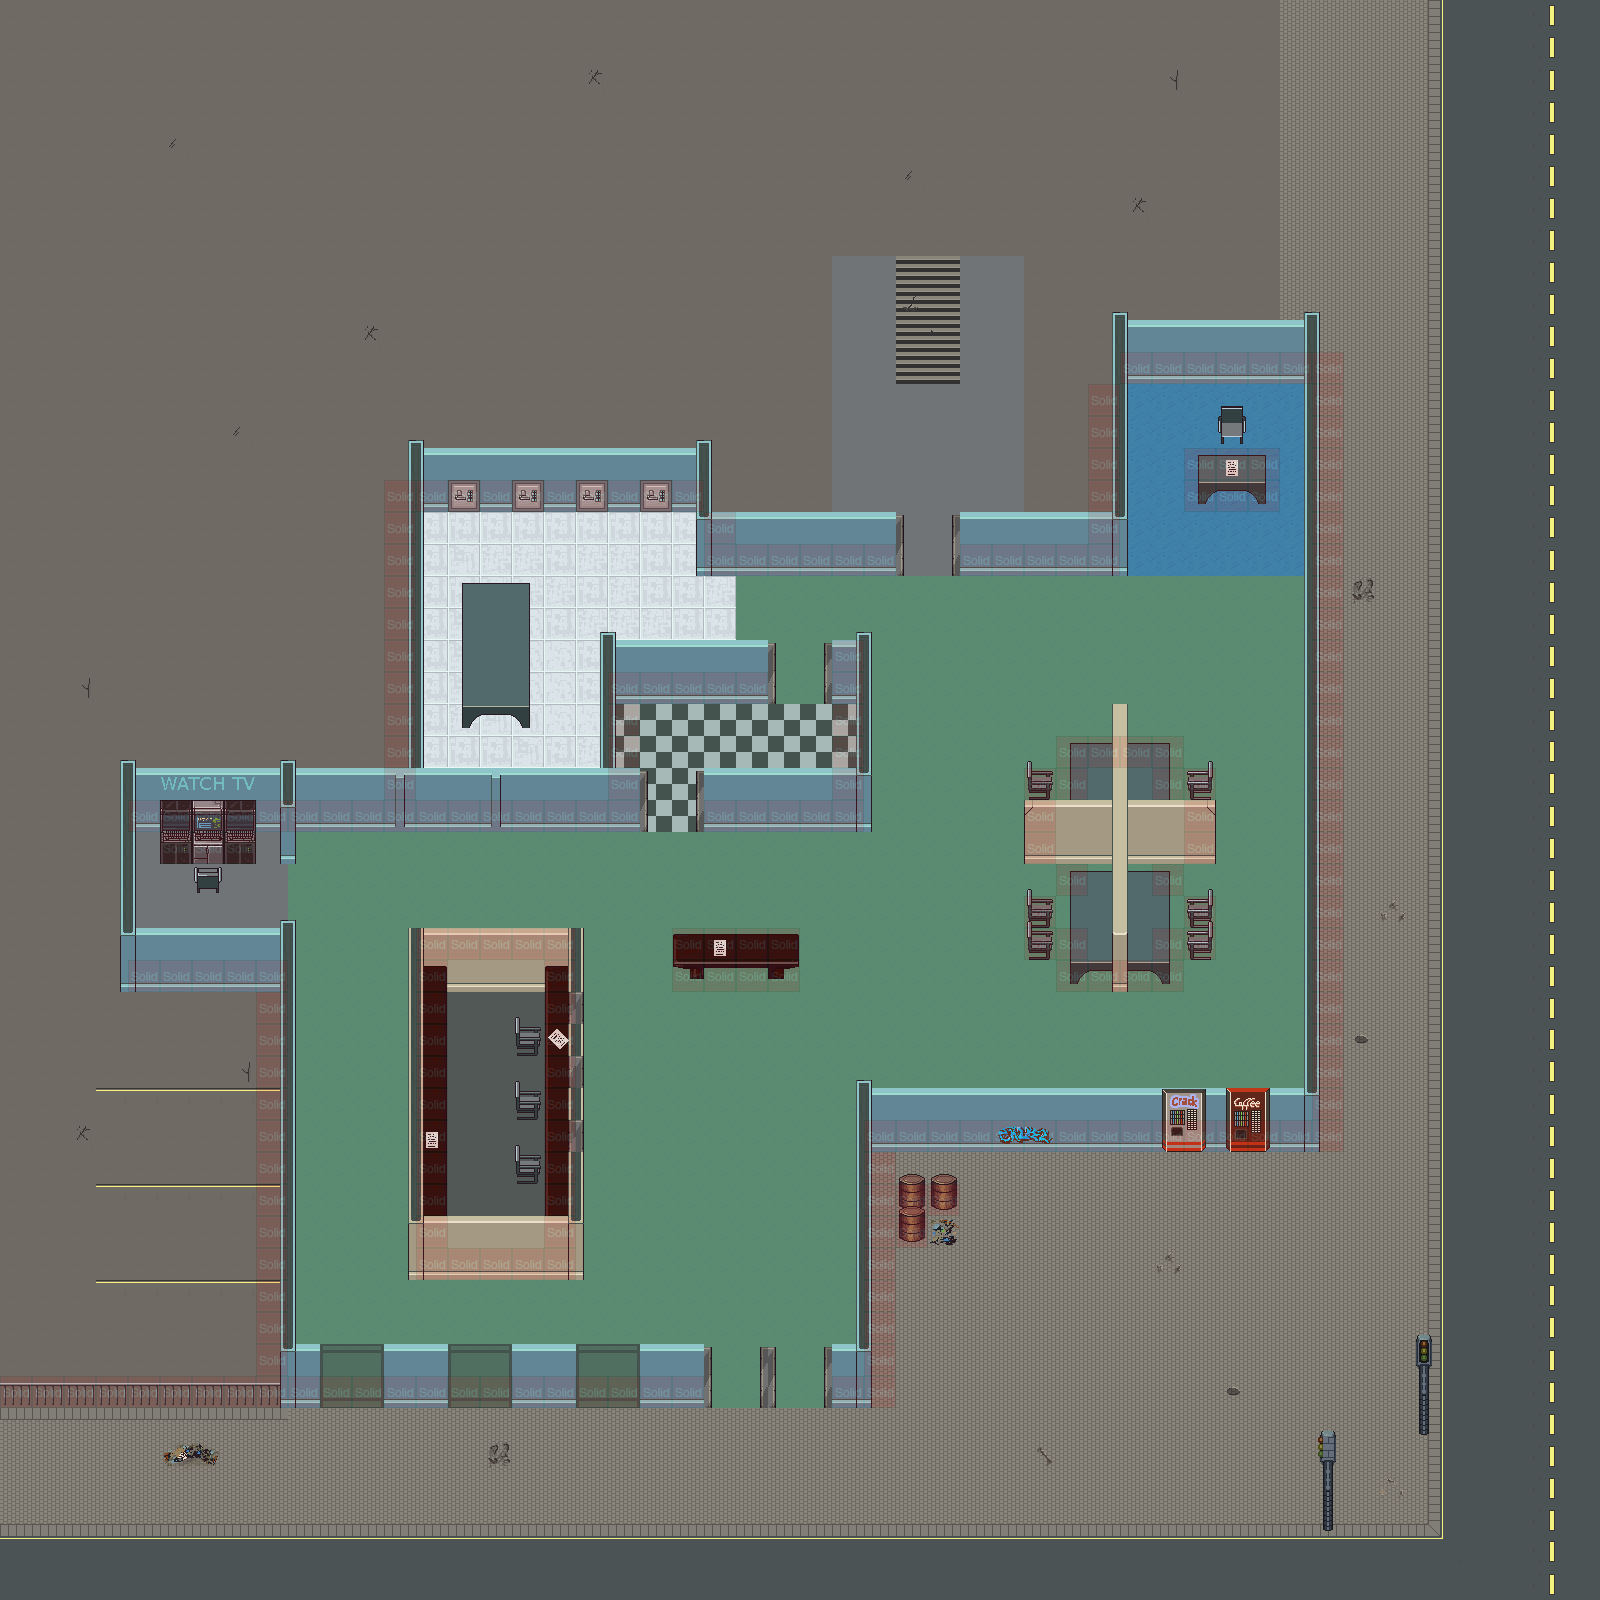

Below is a game level as drawn by its tile map, then a one-line description and the .tmx that defines it (tile-layer data replaced by summaries):
An orthogonal 50x50 tile map with 32x32 px tiles, 7 tile layers (floor, walls, fbelow, wallsV, ...), 10 tilesets and 1 object (mainPlayer).

<map version="1.0" orientation="orthogonal" width="50" height="50" tilewidth="32" tileheight="32" backgroundcolor="#5d5d5d">
 <tileset firstgid="1" name="area01_level_tiles" tilewidth="32" tileheight="32">
  <image source="../img/map/area01_level_tiles.png" width="640" height="241" />
 </tileset>
 <tileset firstgid="141" name="metatiles32x32" tilewidth="32" tileheight="32">
  <image source="../img/map/metatiles32x32.png" width="160" height="32" />
  <tile id="0">
   <properties>
    <property name="type" value="solid" />
   </properties>
  </tile>
  <tile id="1">
   <properties>
    <property name="type" value="platform" />
   </properties>
  </tile>
  <tile id="4">
   <properties>
    <property name="type" value="ladder" />
   </properties>
  </tile>
 </tileset>
 <tileset firstgid="146" name="Interior-Furniture" tilewidth="32" tileheight="32">
  <image source="../img/skorpio/Interior-Furniture.png" width="512" height="512" />
  <terraintypes>
   <terrain name="Table" tile="17" />
  </terraintypes>
  <tile id="0" terrain=",,,0" />
  <tile id="1" terrain=",,0,0" />
  <tile id="2" terrain=",,0," />
  <tile id="16" terrain=",0,,0" />
  <tile id="18" terrain="0,,0," />
  <tile id="32" terrain=",0,," />
  <tile id="33" terrain="0,0,," />
  <tile id="34" terrain="0,,," />
 </tileset>
 <tileset firstgid="402" name="Interior-Walls-Beige" tilewidth="32" tileheight="32">
  <image source="../img/skorpio/Interior-Walls-Beige.png" width="320" height="320" />
 </tileset>
 <tileset firstgid="502" name="Interior-Walls-Blue" tilewidth="32" tileheight="32">
  <image source="../img/skorpio/Interior-Walls-Blue.png" width="320" height="320" />
 </tileset>
 <tileset firstgid="602" name="Objects" tilewidth="32" tileheight="32">
  <image source="../img/skorpio/Objects.png" width="256" height="256" />
 </tileset>
 <tileset firstgid="666" name="Pipes-RustyWalls" tilewidth="32" tileheight="32">
  <image source="../img/skorpio/Pipes-RustyWalls.png" width="256" height="352" />
 </tileset>
 <tileset firstgid="754" name="Building" tilewidth="32" tileheight="32">
  <image source="../img/skorpio/Building.png" width="256" height="256" />
 </tileset>
 <tileset firstgid="818" name="Street" tilewidth="32" tileheight="32">
  <image source="../img/skorpio/Street.png" width="800" height="608" />
 </tileset>
 <tileset firstgid="1293" name="Sidewalk_dark" tilewidth="32" tileheight="32">
  <image source="../img/skorpio/Sidewalk_dark.png" width="128" height="128" />
 </tileset>
 <layer name="floor" width="50" height="50">
  <data>[2500 cells, 2469 non-empty, 43 distinct tile ids]</data>
 </layer>
 <layer name="walls" width="50" height="50">
  <data>[2500 cells, 235 non-empty, 24 distinct tile ids]</data>
 </layer>
 <layer name="fbelow" width="50" height="50">
  <data>[2500 cells, 46 non-empty, 16 distinct tile ids]</data>
 </layer>
 <layer name="wallsV" width="50" height="50">
  <data>[2500 cells, 278 non-empty, 29 distinct tile ids]</data>
 </layer>
 <layer name="furniture" width="50" height="50">
  <data>[2500 cells, 79 non-empty, 53 distinct tile ids]</data>
 </layer>
 <layer name="furnitureTop" width="50" height="50">
  <data>[2500 cells, 9 non-empty, 4 distinct tile ids]</data>
 </layer>
 <layer name="collision" width="50" height="50" opacity="0.11">
  <data>[2500 cells, 235 non-empty, 1 distinct tile ids]</data>
 </layer>
 <objectgroup name="objects" width="50" height="50">
  <object name="mainPlayer" x="681" y="1127" width="32" height="64">
   <properties>
    <property name="image" value="Character1Walk" />
    <property name="spriteheight" value="64" />
    <property name="spritewidth" value="64" />
   </properties>
  </object>
 </objectgroup>
</map>
